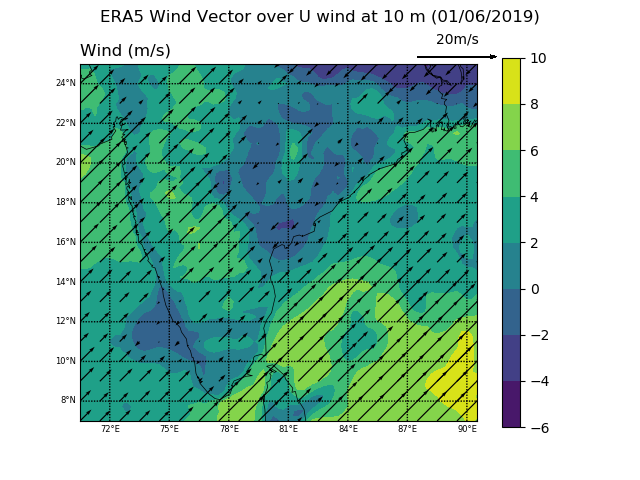

Generate this figure with Python:
###########Import necessary modules##########################

import netCDF4 as nc
import numpy as np
import matplotlib.pyplot as plt
import datetime as dt
from mpl_toolkits.basemap import Basemap

############ File to be read ####################
############ IMD Gridded Rainfall data ##########

file_name  = filename='/mnt/d/DATA/ERA5/Wind/ERA5_Wind_2019.nc'

################# open file ######################

f = nc.Dataset(file_name)
print(f)                # gives us information about the variables 
                        #contained in the file and their dimensions
                      
for var in f.variables.values():
    print(var)          # Metadata for all variables

print(f['u10'])          # Metadata of single variable

################# read variables  ################

u10   = f.variables['u10'][:]
v10   = f.variables['v10'][:]
lats = f.variables['latitude'][:]
lons = f.variables['longitude'][:]
time = f.variables['time']		# In the file for the time dimension year has been set as 2010 in all year files

#print(lons.min()," ,",lons.max())
#print(lats)
##############Subscripting over lat, lon and time###############

############Subsetting over time##############

st_date=dt.datetime(2019,6,1,0,0)	# Start date and hour
date=nc.num2date(time[:],units=time.units,calendar='standard')
istart=nc.date2index(st_date,time,calendar='standard',select='exact')


############Subsetting over lat and lon##############

latbounds = [ 7 , 25 ]	#degrees north
lonbounds = [ 70.5 , 90.5 ] 	# degrees east 

latselect=np.logical_and(lats>=latbounds[0],lats<=latbounds[1])
lonselect=np.logical_and(lons>=lonbounds[0],lons<=lonbounds[1])

u10sub=u10[:,latselect,:][:,:,lonselect]
U10SUB=u10sub[istart,:,:]

v10sub=u10[:,latselect,:][:,:,lonselect]
V10SUB=u10sub[istart,:,:]

print(u10sub.max())
print(u10sub.shape)

#############Start Plot###########################################

##Create the basemap instance and define basemap plot attributes

map = Basemap(projection = 'cyl',llcrnrlat=latbounds[0],urcrnrlat=latbounds[1],\
llcrnrlon=lonbounds[0],urcrnrlon=lonbounds[1],lat_0=15.,lon_0=80.,resolution='l')
map.drawcoastlines(linewidth=0.5)
map.drawcountries(linewidth=0.5)

# draw lat/lon grid lines every 3 and 2 degrees.
map.drawmeridians(np.arange(0,360,3),labels=[1,0,0,1], fontsize=6)
map.drawparallels(np.arange(-90,90,2),labels=[1,0,0,1], fontsize=6)

# make up some data on a regular lat/lon grid.
Lats=lats[latselect]
Lons=lons[lonselect]
xx, yy = np.meshgrid(Lons, Lats)
x,y=map(xx,yy)

### Plot contourfills###############################################

c= map.contourf(x, y, U10SUB,latlon=True,)

##Now overlay Plot vector

skip=(slice(None,None,4),slice(None,None,4))	##Since data is high reslution plotting vector every fourth point in grid
q=map.quiver(x[skip], y[skip], U10SUB[skip], V10SUB[skip], width=0.003, scale_units='xy',scale=5)  
qk= plt.quiverkey (q,0.95, 1.02, 20, '20m/s', labelpos='N')

####Define the plot properties#######################################

plt.colorbar(c)
plt.suptitle('ERA5 Wind Vector over U wind at 10 m (01/06/2019)')
plt.title('Wind (m/s)', loc='left')
#plt.xlabel('Lon')
#plt.ylabel('Lat')
plt.savefig('vector_overlay_basemap.png')
exit()
